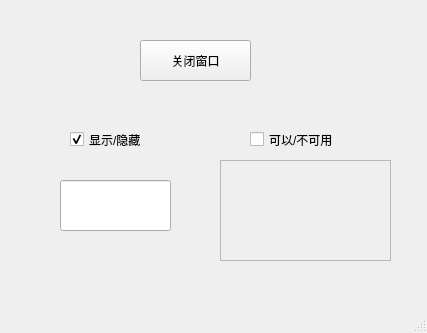
<?xml version="1.0" encoding="UTF-8"?>
<ui version="4.0">
 <class>MainWindow</class>
 <widget class="QMainWindow" name="MainWindow">
  <property name="geometry">
   <rect>
    <x>0</x>
    <y>0</y>
    <width>427</width>
    <height>333</height>
   </rect>
  </property>
  <property name="windowTitle">
   <string>MainWindow</string>
  </property>
  <widget class="QWidget" name="centralwidget">
   <widget class="QPushButton" name="pushButton">
    <property name="geometry">
     <rect>
      <x>140</x>
      <y>40</y>
      <width>111</width>
      <height>41</height>
     </rect>
    </property>
    <property name="text">
     <string>关闭窗口</string>
    </property>
   </widget>
   <widget class="QCheckBox" name="checkBox">
    <property name="enabled">
     <bool>true</bool>
    </property>
    <property name="geometry">
     <rect>
      <x>70</x>
      <y>130</y>
      <width>91</width>
      <height>19</height>
     </rect>
    </property>
    <property name="tabletTracking">
     <bool>false</bool>
    </property>
    <property name="acceptDrops">
     <bool>false</bool>
    </property>
    <property name="text">
     <string>显示/隐藏</string>
    </property>
    <property name="checked">
     <bool>true</bool>
    </property>
   </widget>
   <widget class="QLineEdit" name="lineEdit">
    <property name="geometry">
     <rect>
      <x>60</x>
      <y>180</y>
      <width>111</width>
      <height>51</height>
     </rect>
    </property>
   </widget>
   <widget class="QCheckBox" name="checkBox_2">
    <property name="geometry">
     <rect>
      <x>250</x>
      <y>130</y>
      <width>121</width>
      <height>19</height>
     </rect>
    </property>
    <property name="text">
     <string>可以/不可用</string>
    </property>
   </widget>
   <widget class="QTextBrowser" name="textBrowser">
    <property name="enabled">
     <bool>false</bool>
    </property>
    <property name="geometry">
     <rect>
      <x>220</x>
      <y>160</y>
      <width>171</width>
      <height>101</height>
     </rect>
    </property>
   </widget>
  </widget>
  <widget class="QMenuBar" name="menubar">
   <property name="geometry">
    <rect>
     <x>0</x>
     <y>0</y>
     <width>427</width>
     <height>26</height>
    </rect>
   </property>
  </widget>
  <widget class="QStatusBar" name="statusbar"/>
 </widget>
 <resources/>
 <connections>
  <connection>
   <sender>pushButton</sender>
   <signal>clicked()</signal>
   <receiver>MainWindow</receiver>
   <slot>close()</slot>
   <hints>
    <hint type="sourcelabel">
     <x>189</x>
     <y>93</y>
    </hint>
    <hint type="destinationlabel">
     <x>247</x>
     <y>190</y>
    </hint>
   </hints>
  </connection>
  <connection>
   <sender>checkBox</sender>
   <signal>toggled(bool)</signal>
   <receiver>lineEdit</receiver>
   <slot>setVisible(bool)</slot>
   <hints>
    <hint type="sourcelabel">
     <x>98</x>
     <y>166</y>
    </hint>
    <hint type="destinationlabel">
     <x>103</x>
     <y>218</y>
    </hint>
   </hints>
  </connection>
  <connection>
   <sender>checkBox_2</sender>
   <signal>toggled(bool)</signal>
   <receiver>textBrowser</receiver>
   <slot>setEnabled(bool)</slot>
   <hints>
    <hint type="sourcelabel">
     <x>305</x>
     <y>173</y>
    </hint>
    <hint type="destinationlabel">
     <x>313</x>
     <y>230</y>
    </hint>
   </hints>
  </connection>
 </connections>
</ui>
